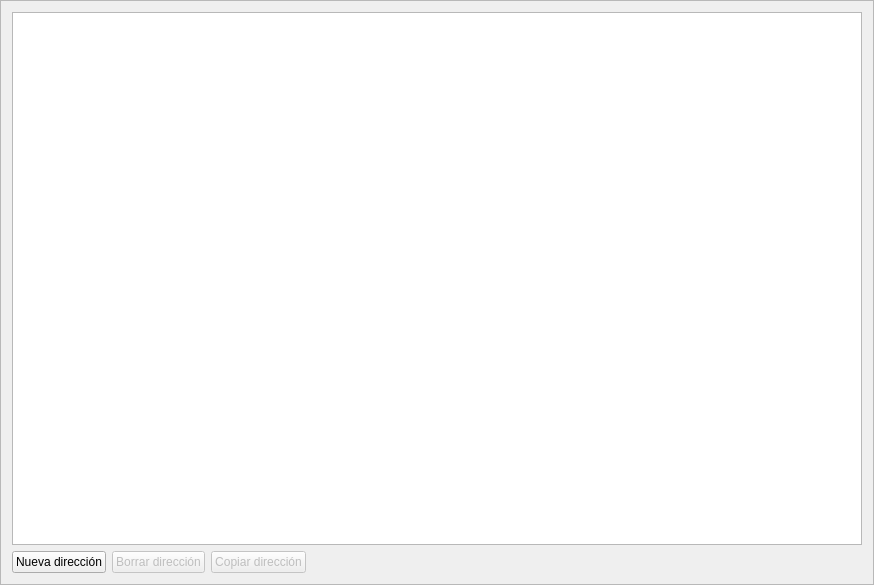
<?xml version="1.0" encoding="UTF-8"?>
<ui version="4.0">
 <class>AddressBookFrame</class>
 <widget class="QFrame" name="AddressBookFrame">
  <property name="geometry">
   <rect>
    <x>0</x>
    <y>0</y>
    <width>874</width>
    <height>585</height>
   </rect>
  </property>
  <property name="windowTitle">
   <string>Marco</string>
  </property>
  <property name="frameShape">
   <enum>QFrame::StyledPanel</enum>
  </property>
  <property name="frameShadow">
   <enum>QFrame::Raised</enum>
  </property>
  <layout class="QVBoxLayout" name="verticalLayout">
   <item>
    <widget class="QTreeView" name="m_addressBookView"/>
   </item>
   <item>
    <layout class="QHBoxLayout" name="horizontalLayout">
     <item>
      <widget class="QPushButton" name="m_addAddressButton">
       <property name="text">
        <string>Nueva dirección</string>
       </property>
       <property name="icon">
        <iconset resource="../../resources.qrc">
         <normaloff>:/icons/add</normaloff>:/icons/add</iconset>
       </property>
      </widget>
     </item>
     <item>
      <widget class="QPushButton" name="m_deleteAddressButton">
       <property name="enabled">
        <bool>false</bool>
       </property>
       <property name="text">
        <string>Borrar dirección</string>
       </property>
       <property name="icon">
        <iconset resource="../../resources.qrc">
         <normaloff>:/icons/remove</normaloff>:/icons/remove</iconset>
       </property>
      </widget>
     </item>
     <item>
      <widget class="QPushButton" name="m_copyAddressButton">
       <property name="enabled">
        <bool>false</bool>
       </property>
       <property name="text">
        <string>Copiar dirección</string>
       </property>
       <property name="icon">
        <iconset resource="../../resources.qrc">
         <normaloff>:/icons/copy</normaloff>:/icons/copy</iconset>
       </property>
      </widget>
     </item>
     <item>
      <spacer name="horizontalSpacer">
       <property name="orientation">
        <enum>Qt::Horizontal</enum>
       </property>
       <property name="sizeHint" stdset="0">
        <size>
         <width>40</width>
         <height>20</height>
        </size>
       </property>
      </spacer>
     </item>
    </layout>
   </item>
  </layout>
 </widget>
 <resources>
  <include location="../../resources.qrc"/>
 </resources>
 <connections>
  <connection>
   <sender>m_addAddressButton</sender>
   <signal>clicked()</signal>
   <receiver>AddressBookFrame</receiver>
   <slot>addClicked()</slot>
   <hints>
    <hint type="sourcelabel">
     <x>53</x>
     <y>556</y>
    </hint>
    <hint type="destinationlabel">
     <x>436</x>
     <y>292</y>
    </hint>
   </hints>
  </connection>
  <connection>
   <sender>m_deleteAddressButton</sender>
   <signal>clicked()</signal>
   <receiver>AddressBookFrame</receiver>
   <slot>deleteClicked()</slot>
   <hints>
    <hint type="sourcelabel">
     <x>148</x>
     <y>556</y>
    </hint>
    <hint type="destinationlabel">
     <x>436</x>
     <y>292</y>
    </hint>
   </hints>
  </connection>
  <connection>
   <sender>m_copyAddressButton</sender>
   <signal>clicked()</signal>
   <receiver>AddressBookFrame</receiver>
   <slot>copyClicked()</slot>
   <hints>
    <hint type="sourcelabel">
     <x>243</x>
     <y>556</y>
    </hint>
    <hint type="destinationlabel">
     <x>436</x>
     <y>292</y>
    </hint>
   </hints>
  </connection>
 </connections>
 <slots>
  <slot>addClicked()</slot>
  <slot>deleteClicked()</slot>
  <slot>copyClicked()</slot>
 </slots>
</ui>
